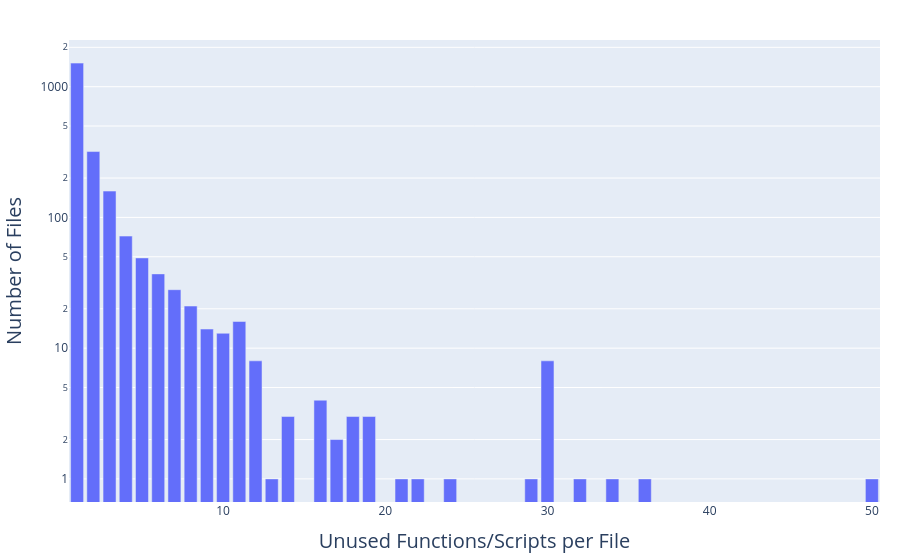

Source (notebook cell):
### Code cell
import pandas as pd
import plotly.express as px

df = pd.read_json("data/unused_python_functions.jsonl", lines=True)
df["filepath"] = df["line of code"].apply(lambda x: x.split("#L")[0])
print(f"Total number of unused functions/scripts: {len(df)}")
print(
    f"Total number of files with at least one unused function: {df['filepath'].nunique()}"
)

# Extract the file name for each line of code and count how many lines per file
file_counts = df.groupby("filepath").size().reset_index(name="lines_per_file")

# Create distribution data: count how many files have each number of lines
distribution = file_counts["lines_per_file"].value_counts().reset_index()
distribution.columns = ["lines_of_code", "number_of_files"]
distribution = distribution.sort_values("lines_of_code")

# Plotting the distribution of files by number of lines of code
fig = px.bar(
    distribution,
    x="lines_of_code",
    y="number_of_files",
    labels={
        "lines_of_code": "Unused Functions/Scripts per File",
        "number_of_files": "Number of Files",
    },
    log_y=True,
    color="number_of_files",
    color_continuous_scale="Viridis",
)

# Customize the layout
fig.update_layout(
    xaxis_title="Unused Functions/Scripts per File",
    yaxis_title="Number of Files",
    height=500,
    showlegend=False,
    bargap=0.1,  # Add small gap between bars for better distinguishability
    xaxis=dict(
        title_font_size=20,
        tickfont_size=16,
        range=[df['lines_per_file'].min(), df['lines_per_file'].max()]  # Start x-axis from min value to avoid overlap at 0
    ),
    yaxis=dict(
        title_font_size=20,
        tickfont_size=16
    )
)

fig.show()

### Figure 1 — Plotly figure (JSON) as saved in the notebook; plotly's stock layout.template omitted (floating-point values rounded to 4 significant figures)
{"data": [{"hovertemplate": "Unused Functions/Scripts per File=%{x}<br>Number of Files=%{y}<extra></extra>", "legendgroup": "", "marker": {"color": "#636efa", "pattern": {"shape": ""}}, "name": "", "orientation": "v", "showlegend": false, "textposition": "auto", "type": "bar", "x": [1, 2, 3, 4, 5, 6, 7, 8, 9, 10, 11, 12, 13, 14, 16, 17, 18, 19, 21, 22, 24, 29, 30, 32, 34, 36, 50], "xaxis": "x", "y": [1515, 319, 159, 72, 49, 37, 28, 21, 14, 13, 16, 8, 1, 3, 4, 2, 3, 3, 1, 1, 1, 1, 8, 1, 1, 1, 1], "yaxis": "y"}], "layout": {"barmode": "relative", "legend": {"tracegroupgap": 0}, "margin": {"b": 20, "l": 20, "r": 20, "t": 40}, "xaxis": {"anchor": "y", "domain": [0, 1], "title": {"font": {"size": 20}, "text": "Unused Functions/Scripts per File"}}, "yaxis": {"anchor": "x", "domain": [0, 1], "title": {"font": {"size": 20}, "text": "Number of Files"}, "type": "log"}}}
